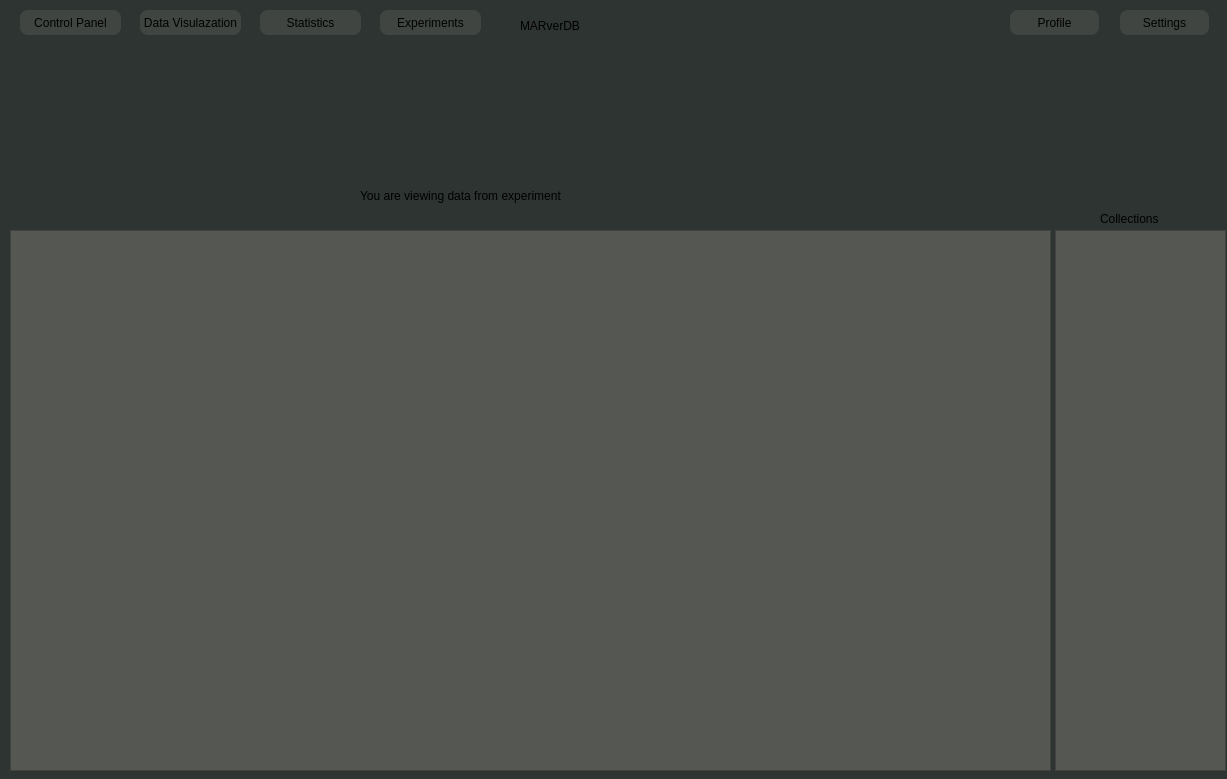
<?xml version="1.0" encoding="UTF-8"?>
<ui version="4.0">
 <class>Dialog</class>
 <widget class="QDialog" name="Dialog">
  <property name="geometry">
   <rect>
    <x>0</x>
    <y>0</y>
    <width>1227</width>
    <height>779</height>
   </rect>
  </property>
  <property name="windowTitle">
   <string>Dialog</string>
  </property>
  <widget class="QWidget" name="bgwidget" native="true">
   <property name="geometry">
    <rect>
     <x>0</x>
     <y>0</y>
     <width>1231</width>
     <height>781</height>
    </rect>
   </property>
   <property name="styleSheet">
    <string notr="true">QWidget#bgwidget{
background-color:rgb(46,52,50);}</string>
   </property>
   <widget class="QPushButton" name="profile_button">
    <property name="geometry">
     <rect>
      <x>1010</x>
      <y>10</y>
      <width>89</width>
      <height>25</height>
     </rect>
    </property>
    <property name="styleSheet">
     <string notr="true">font: 75 italic 11pt &quot;Ubuntu Condensed&quot;;
background-color: rgba(85, 87, 83,0.5);
border-radius:8px;
border-color: rgb(136, 138, 133);</string>
    </property>
    <property name="text">
     <string>Profile</string>
    </property>
   </widget>
   <widget class="QPushButton" name="data_visulazation_button">
    <property name="geometry">
     <rect>
      <x>140</x>
      <y>10</y>
      <width>101</width>
      <height>25</height>
     </rect>
    </property>
    <property name="styleSheet">
     <string notr="true">font: 75 italic 11pt &quot;Ubuntu Condensed&quot;;
background-color: rgba(85, 87, 83,0.5);
border-radius:8px;
border-color: rgb(136, 138, 133);</string>
    </property>
    <property name="text">
     <string>Data Visulazation</string>
    </property>
   </widget>
   <widget class="QPushButton" name="control_panel_button">
    <property name="geometry">
     <rect>
      <x>20</x>
      <y>10</y>
      <width>101</width>
      <height>25</height>
     </rect>
    </property>
    <property name="styleSheet">
     <string notr="true">font: 75 italic 11pt &quot;Ubuntu Condensed&quot;;
background-color: rgba(85, 87, 83,0.5);
border-radius:8px;
border-color: rgb(136, 138, 133);</string>
    </property>
    <property name="text">
     <string>Control Panel</string>
    </property>
   </widget>
   <widget class="QListView" name="list_data_from_mongodb">
    <property name="geometry">
     <rect>
      <x>10</x>
      <y>230</y>
      <width>1041</width>
      <height>541</height>
     </rect>
    </property>
    <property name="styleSheet">
     <string notr="true">background-color: rgb(85, 87, 83);
color: rgb(186, 189, 182);
font: 13pt &quot;Ubuntu Condensed&quot;;</string>
    </property>
   </widget>
   <widget class="QPushButton" name="statistics_button">
    <property name="geometry">
     <rect>
      <x>260</x>
      <y>10</y>
      <width>101</width>
      <height>25</height>
     </rect>
    </property>
    <property name="styleSheet">
     <string notr="true">font: 75 italic 11pt &quot;Ubuntu Condensed&quot;;
background-color: rgba(85, 87, 83,0.5);
border-radius:8px;
border-color: rgb(136, 138, 133);</string>
    </property>
    <property name="text">
     <string>Statistics</string>
    </property>
   </widget>
   <widget class="QLabel" name="label">
    <property name="geometry">
     <rect>
      <x>520</x>
      <y>10</y>
      <width>171</width>
      <height>31</height>
     </rect>
    </property>
    <property name="styleSheet">
     <string notr="true">color: rgb(0, 0, 0);
font: 75 23pt &quot;KacstBook&quot;;</string>
    </property>
    <property name="text">
     <string>MARverDB</string>
    </property>
   </widget>
   <widget class="QPushButton" name="experiment_button">
    <property name="geometry">
     <rect>
      <x>380</x>
      <y>10</y>
      <width>101</width>
      <height>25</height>
     </rect>
    </property>
    <property name="styleSheet">
     <string notr="true">font: 75 italic 11pt &quot;Ubuntu Condensed&quot;;
background-color: rgba(85, 87, 83,0.5);
border-radius:8px;
border-color: rgb(136, 138, 133);</string>
    </property>
    <property name="text">
     <string>Experiments</string>
    </property>
   </widget>
   <widget class="QLabel" name="label_2">
    <property name="geometry">
     <rect>
      <x>360</x>
      <y>180</y>
      <width>381</width>
      <height>31</height>
     </rect>
    </property>
    <property name="styleSheet">
     <string notr="true">font: 75 20pt &quot;Ubuntu Condensed&quot;;</string>
    </property>
    <property name="text">
     <string>You are viewing data from experiment</string>
    </property>
   </widget>
   <widget class="QListView" name="collection_list">
    <property name="geometry">
     <rect>
      <x>1055</x>
      <y>230</y>
      <width>171</width>
      <height>541</height>
     </rect>
    </property>
    <property name="styleSheet">
     <string notr="true">background-color: rgb(85, 87, 83);</string>
    </property>
   </widget>
   <widget class="QLabel" name="label_3">
    <property name="geometry">
     <rect>
      <x>1100</x>
      <y>210</y>
      <width>81</width>
      <height>17</height>
     </rect>
    </property>
    <property name="text">
     <string>Collections</string>
    </property>
   </widget>
   <widget class="QPushButton" name="settings_button">
    <property name="geometry">
     <rect>
      <x>1120</x>
      <y>10</y>
      <width>89</width>
      <height>25</height>
     </rect>
    </property>
    <property name="styleSheet">
     <string notr="true">font: 75 italic 11pt &quot;Ubuntu Condensed&quot;;
background-color: rgba(85, 87, 83,0.5);
border-radius:8px;
border-color: rgb(136, 138, 133);</string>
    </property>
    <property name="text">
     <string>Settings</string>
    </property>
   </widget>
  </widget>
 </widget>
 <resources/>
 <connections/>
</ui>
